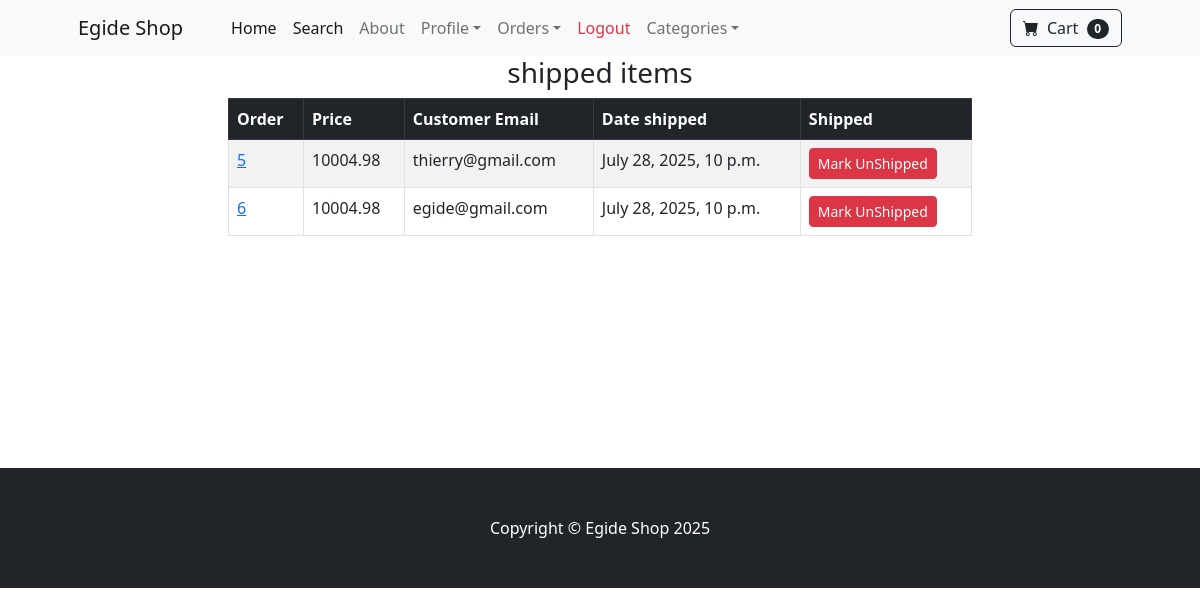
The app's page /payment/shipped_dash (signed in), older data.
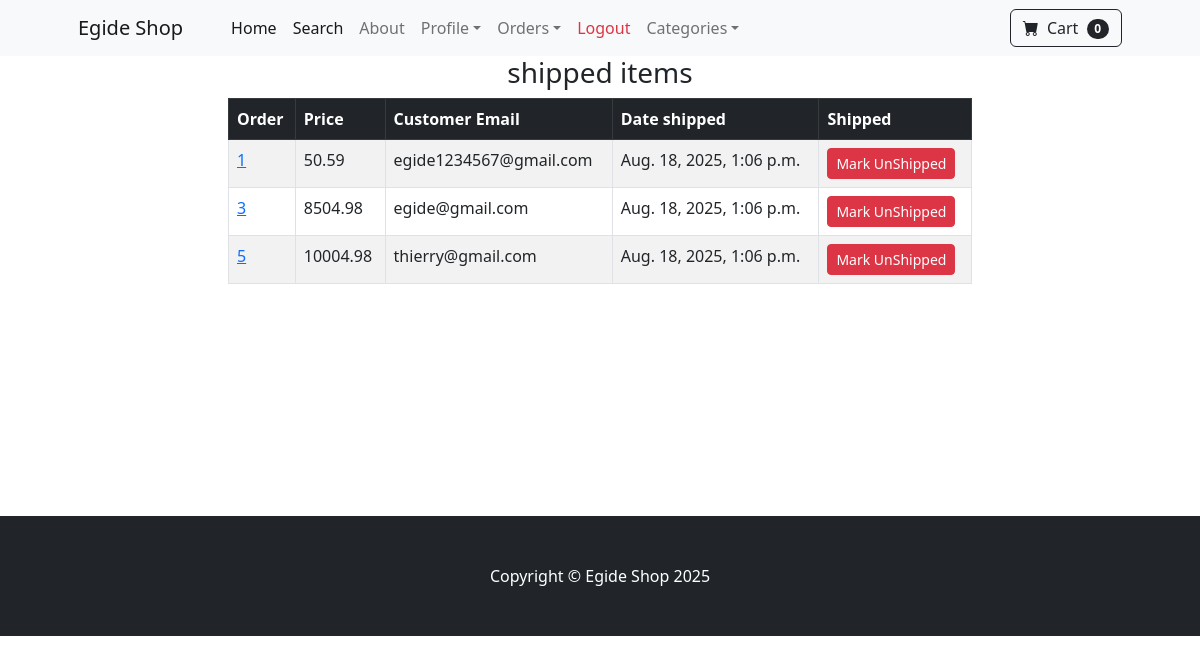
The same page, newer data.
### payment/models.py (models this page shows, shortened)
class Order(models.Model):
    user = models.ForeignKey(User, on_delete=models.CASCADE, null=True, blank=True)
    full_name = models.CharField(max_length=100)
    email = models.CharField(max_length=100)
    shipping_address = models.TextField(max_length=15000)
    amount_paid = models.DecimalField(max_digits=10, decimal_places=2)
    date_ordered = models.DateTimeField(auto_now_add=True)
    is_shipped = models.BooleanField(default=False)
    date_shipped = models.DateTimeField(blank=True, null=True)

### payment/views.py (the view, shortened to what this page needs)
# urls.py: path('shipped_dash', views.shipped_dash, name='shipped_dash'),
def shipped_dash(request):
    if request.user.is_authenticated and request.user.is_superuser:
        orders = Order.objects.filter(is_shipped=True)
        return render(request, 'payment/shipped_dash.html',
                      {'orders': orders})
    else:
        messages.success(request, 'Access Denied')
        return redirect('home')

### cart/cart.py (called while the page is built)
    def __len__(self):
        return len(self.cart)

### cart/context_processors.py (called while the page is built)
def cart(request):
    return {'cart': Cart(request)}

### payment/templates/payment/shipped_dash.html (shortened to what this page needs)
{% extends 'base.html' %}
{% block content%}
<div class="container">
    <div class="row">
        <center>
            <div class="col-8">
                <h3>shipped items</h3>
                <table class="table table-striped table-hover table-bordered">
                    <thead class="table-dark">
                    <tr>
                        <th scope="col">Order</th>
                        <th scope="col">Price</th>
                        <th scope="col">Customer Email</th>
                        <th scope="col">Date shipped
                        <th scope="col">Shipped</th>
                    </tr>
                    </thead>
                    <tbody>
                    {% for item in orders %}
                    <tr>
                        <td><a href="{% url 'orders' item.id %}" </a>{{ item.id }}</td>
                        <td>{{ item.amount_paid }}</td>
                        <td>{{ item.email }}</td>
                        <td>{{ item.date_shipped }}</td>
                        <td>
                            <form method="POST">
                                <button type="submit" class="btn btn-danger btn-sm">Mark UnShipped</button>
                            </form>
                        </td>
                    </tr>
                    {% endfor %}
                    </tbody>
                </table>
                <br/><br/><br/><br/><br/><br/><br/><br/><br/>
            </div>
        </center>
    </div>
</div>
{% endblock %}

Row changes from the older to the newer data that the page shows:
no longer on this page (row edited): Order: id "6", amount_paid "10004.98", email "egide@gmail.com", date_shipped "July 28, 2025, 10 p.m."
now on this page (row edited): Order: id "1", amount_paid "50.59", email "egide1234567@gmail.com", date_shipped "Aug. 18, 2025, 1:06 p.m."
now on this page (row edited): Order: id "3", amount_paid "8504.98", email "egide@gmail.com", date_shipped "Aug. 18, 2025, 1:06 p.m."
changed Order "thierry@gmail.com": date_shipped "July 28, 2025, 10 p.m." → "Aug. 18, 2025, 1:06 p.m."
